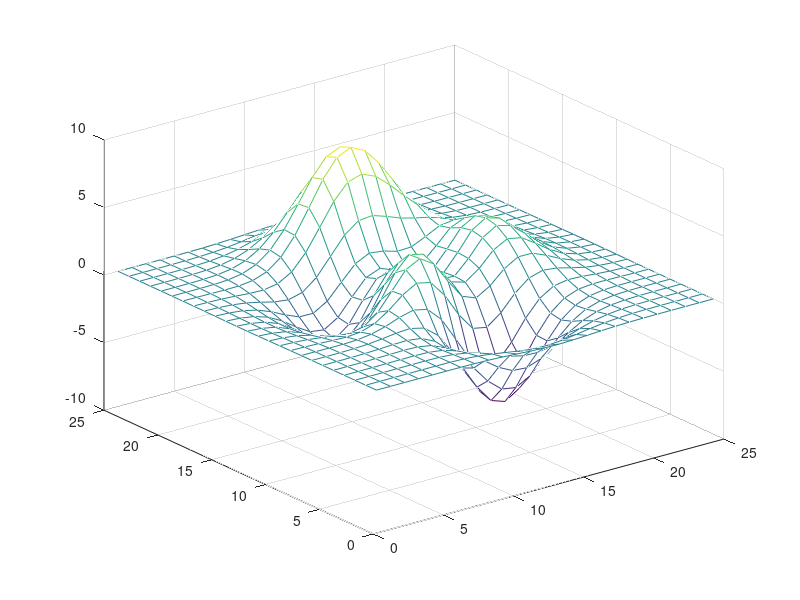
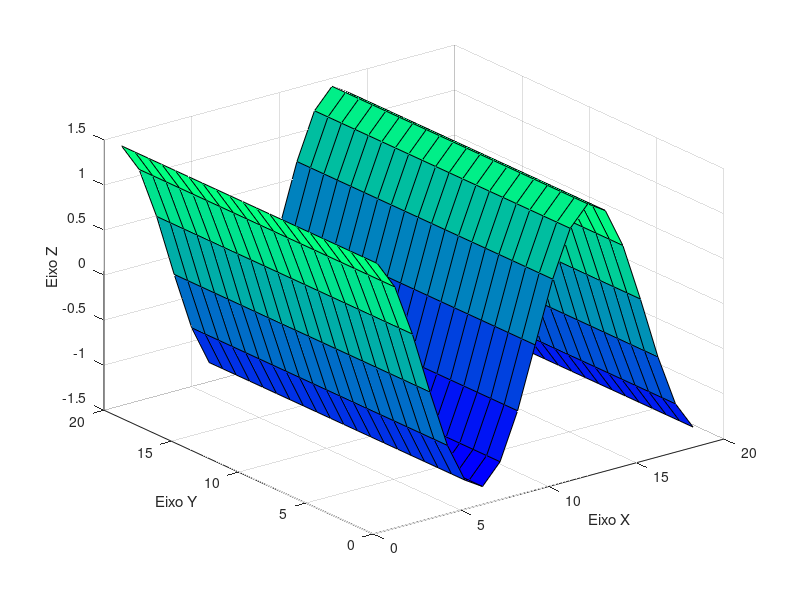
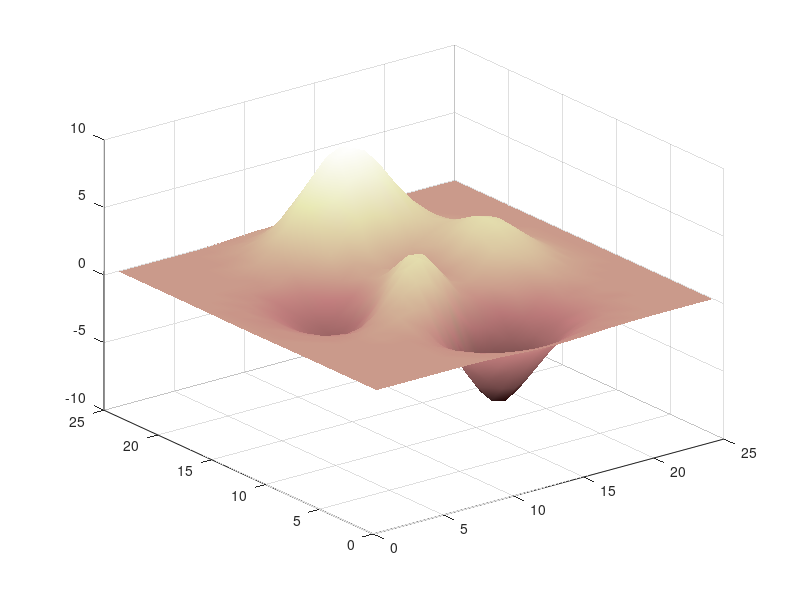
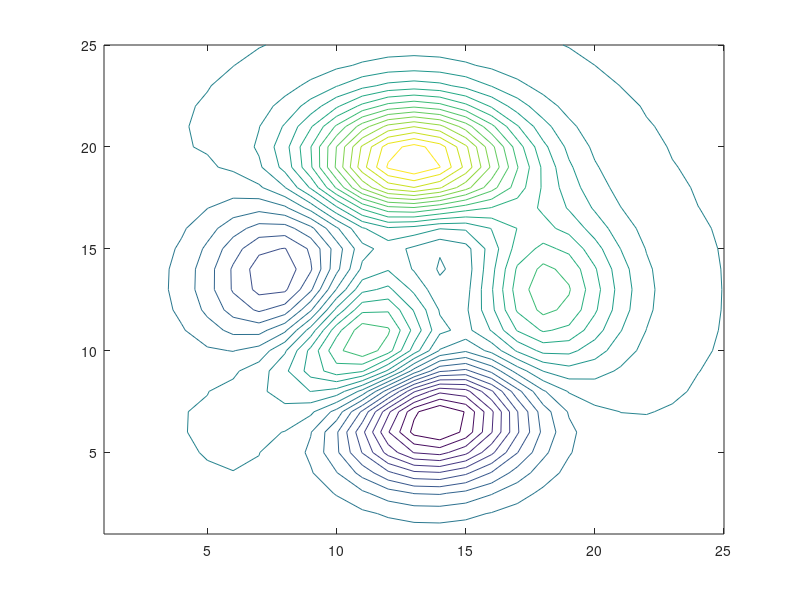

Write the MATLAB code that produced these figures, in order.
clc, clearvars, close all;

% Grádicos em 3D

% Malha 3D
z = peaks(25);
figure
mesh(z);

% Superfície 3D
[x, y] = meshgrid(1:0.5:10, 1:20);
z1 = sin(x) + cos(x);
figure()
surf(z1);
xlabel('Eixo X');
ylabel('Eixo Y');
zlabel('Eixo Z');
colormap winter

%%
figure
surf(z);
colormap(pink);
shading interp % Interpolação de cores

%% 
%Gráfico de relevo

figure
contour(z, 26);
colormap default

%%
%Plot3

t = 1:0.1:10*pi;
x = sin(t);
y = cos(t);

figure
plot3(x, y, t, 'b:', 'linewidth', 2), grid;
title('Gráfico Espiral 3D');

%%
% Esfera

[X, Y, Z] = sphere();
r = 20;
X2 = X*r;
Y2 = Y*r;
Z2 = Z*r;

figure
surf(X2+r, Y2-r, Z2);


